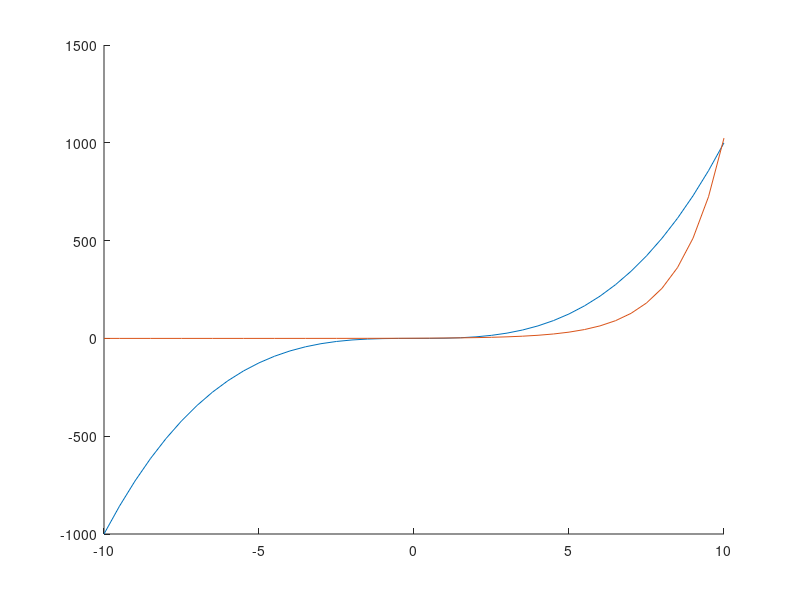

Source code (MATLAB):
%This code will create another vector which is raised to the power of each element of A
%A = [-10:0.5:10];

%Create vectors
A = -10:0.5:10;
C = [];
B = [];

for i = 1:length(A)
    B = [B (A(i))^3];

end
%the loop
for i = 1:length(A)
    C = [C pow2(A(i))];

end

close all;  %close all figure windows
hold on; % display plots on the same window for now
plot(A, B);
plot(A, C);
hold off;  % turn off plotting on the same window. 
